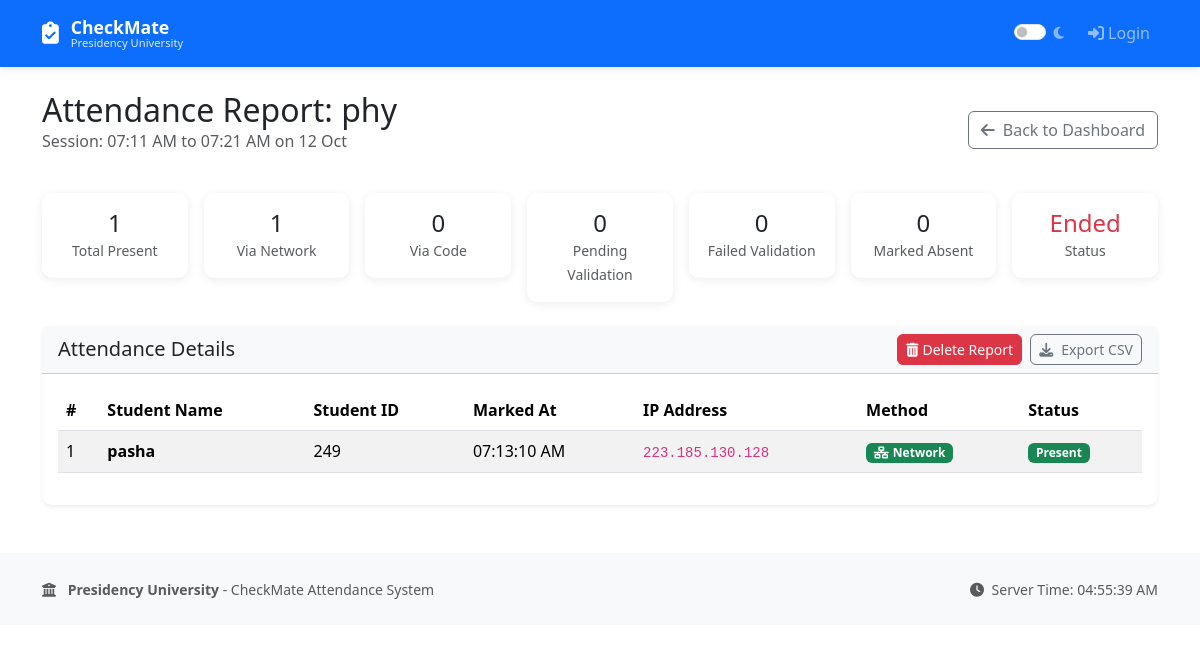
The page /view_attendance/25 (signed in) on the database its author committed.
### app.py (models this page shows)
class AttendanceSession(db.Model):
    id = db.Column(db.Integer, primary_key=True)
    teacher_id = db.Column(db.Integer, db.ForeignKey('user.id'), nullable=False)
    subject = db.Column(db.String(100), nullable=False)
    start_time = db.Column(db.DateTime, nullable=False, default=lambda: datetime.now(timezone.utc))
    end_time = db.Column(db.DateTime, nullable=False)
    is_active = db.Column(db.Boolean, default=True)
    allowed_ip_range = db.Column(db.String(50), nullable=False)
    emergency_code = db.Column(db.String(8), nullable=False)
    teacher = db.relationship('User', backref='sessions')
    class_section = db.Column(db.String(10), nullable=False)
    validation_end_time = db.Column(db.DateTime, nullable=True)
    is_marking_closed = db.Column(db.Boolean, default=False)
    is_completely_finished = db.Column(db.Boolean, default=False)

class Attendance(db.Model):
    id = db.Column(db.Integer, primary_key=True)
    session_id = db.Column(db.Integer, db.ForeignKey('attendance_session.id'), nullable=False)
    student_id = db.Column(db.Integer, db.ForeignKey('user.id'), nullable=False)
    marked_at = db.Column(db.DateTime, nullable=False, default=lambda: datetime.now(timezone.utc))
    ip_address = db.Column(db.String(45), nullable=False)
    method = db.Column(db.String(20), default='network')
    status = db.Column(db.String(20), default='pending')

class User(db.Model):
    id = db.Column(db.Integer, primary_key=True)
    username = db.Column(db.String(80), unique=True, nullable=False)
    password_hash = db.Column(db.String(200), nullable=False)
    role = db.Column(db.String(20), nullable=False)
    student_id = db.Column(db.String(20), unique=True, nullable=True)
    name = db.Column(db.String(100), nullable=False)
    email = db.Column(db.String(120), unique=True, nullable=True)
    class_section = db.Column(db.String(10), nullable=True)
    is_active = db.Column(db.Boolean, default=True)
    must_change_password = db.Column(db.Boolean, default=True)
    created_at = db.Column(db.DateTime, default=lambda: datetime.now(timezone.utc))
    last_login = db.Column(db.DateTime, nullable=True)
    subject = db.Column(db.String(100), nullable=True)
    device_id = db.Column(db.String(36), unique=True, nullable=True)
    device_name = db.Column(db.String(100), nullable=True)
    attendance_percentage = db.Column(db.Float, default=0.0)
    admin_remarks = db.Column(db.Text, nullable=True)
    face_id_enabled = db.Column(db.Boolean, default=True)
    has_face_registered = db.Column(db.Boolean, default=False)

### app.py (the view)
@app.route('/view_attendance/<int:session_id>')
@admin_teacher_required
def view_attendance(session_id):
    att_session = AttendanceSession.query.get_or_404(session_id)
    if session.get('role') == 'teacher' and att_session.teacher_id != session['user_id']:
        flash('You can only view your own sessions.', 'danger')
        return redirect(url_for('dashboard'))
    records = db.session.query(Attendance, User).join(User).filter(
        Attendance.session_id == session_id
    ).order_by(User.name).all()
    return render_template('view_attendance.html', session=att_session, records=records,
                         institution_name=app.config['INSTITUTION_NAME'])

### app.py (called while the page is built)
def make_timezone_aware(dt):
    if dt is None:
        return None
    if dt.tzinfo is None:
        return dt.replace(tzinfo=timezone.utc)
    return dt

def admin_teacher_required(f):
    @wraps(f)
    def decorated_function(*args, **kwargs):
        if session.get('role') not in ['teacher', 'admin']:
            flash('Access denied. Teacher or Admin privileges required.', 'danger')
            return redirect(url_for('dashboard'))
        return f(*args, **kwargs)
    return decorated_function

def convert_utc_to_local_time(utc_dt):
    if utc_dt is None:
        return ""
    aware_dt = make_timezone_aware(utc_dt)
    local_dt = aware_dt.astimezone(None)
    return local_dt.strftime('%I:%M:%S %p')

def convert_utc_to_local_time_short(utc_dt):
    if utc_dt is None:
        return ""
    aware_dt = make_timezone_aware(utc_dt)
    local_dt = aware_dt.astimezone(None)
    return local_dt.strftime('%I:%M %p')

def convert_utc_to_local_date_short(utc_dt):
    if utc_dt is None:
        return ""
    aware_dt = make_timezone_aware(utc_dt)
    local_dt = aware_dt.astimezone(None)
    return local_dt.strftime('%d %b')

@app.context_processor
def inject_config():
    return {
        'institution_name': app.config['INSTITUTION_NAME'],
        'institution_short': app.config['INSTITUTION_SHORT_NAME'],
        'utc_to_local_short': convert_utc_to_local_time_short,
        'utc_to_local_date': convert_utc_to_local_date_short,
        'utc_to_local_full': convert_utc_to_local_time,
        'utc_to_local_datetime': convert_utc_to_local_datetime_full,  # ADDED: New function
        'now': datetime.now,
    }

### templates/view_attendance.html (shortened to what this page needs)
{% extends "base.html" %} {% block title %}Attendance Report{% endblock %} {%
block content %}
<div class="d-flex justify-content-between align-items-center mb-4">
  <div>
    <h2 class="mb-0">Attendance Report: {{ session.subject }}</h2>
    <p class="text-muted">
      Session: {{ utc_to_local_short(session.start_time) }} to {{
      utc_to_local_short(session.end_time) }} on {{
      utc_to_local_date(session.start_time) }}
    </p>
  </div>
  <a href="{{ url_for('dashboard') }}" class="btn btn-outline-secondary">
    <i class="fas fa-arrow-left me-2"></i>Back to Dashboard
  </a>
</div>
<div class="row g-3 mb-4">
  <div class="col">
    <div class="card text-center">
      <div class="card-body">
        <h4 class="mb-0">
          {{ records|selectattr("0.status", "equalto", "present")|list|length }}
        </h4>
        <small class="text-muted">Total Present</small>
      </div>
    </div>
  </div>
  <div class="col">
    <div class="card text-center">
      <div class="card-body">
        <h4 class="mb-0">
          {{ records|selectattr("0.method", "equalto", "network")|list|length }}
        </h4>
        <small class="text-muted">Via Network</small>
      </div>
    </div>
  </div>
  <div class="col">
    <div class="card text-center">
      <div class="card-body">
        <h4 class="mb-0">
          {{ records|selectattr("0.method", "equalto",
          "emergency_code")|list|length }}
        </h4>
        <small class="text-muted">Via Code</small>
      </div>
    </div>
  </div>
  <div class="col">
    <div class="card text-center">
      <div class="card-body">
        <h4 class="mb-0">
          {{ records|selectattr("0.status", "equalto", "pending")|list|length }}
        </h4>
        <small class="text-muted">Pending Validation</small>
      </div>
    </div>
  </div>
  <div class="col">
    <div class="card text-center">
      <div class="card-body">
        <h4 class="mb-0">
          {{ records|selectattr("0.status", "equalto",
          "failed_validation")|list|length }}
        </h4>
        <small class="text-muted">Failed Validation</small>
      </div>
    </div>
  </div>
  <div class="col">
    <div class="card text-center">
      <div class="card-body">
        <h4 class="mb-0">
          {{ records|selectattr("0.status", "equalto", "absent")|list|length }}
        </h4>
        <small class="text-muted">Marked Absent</small>
      </div>
    </div>
  </div>
  <div class="col">
    <div class="card text-center">
      <div class="card-body">
        {% if session.is_active %}
        <h4 class="mb-0 text-success">Active</h4>
        <small class="text-muted">Status</small> {% else %}
        <h4 class="mb-0 text-danger">Ended</h4>
        <small class="text-muted">Status</small>
        {% endif %}
      </div>
    </div>
  </div>
</div>
<div class="card shadow-sm">
  <div
    class="card-header bg-light d-flex justify-content-between align-items-center"
  >
    <h5 class="mb-0">Attendance Details</h5>
    <div>
      <form
        method="POST"
        action="{{ url_for('delete_report', session_id=session.id) }}"
        class="d-inline me-1"
        onsubmit="return confirm('PERMANENTLY DELETE this report? This cannot be undone!')"
      >
        <button type="submit" class="btn btn-sm btn-danger">
          <i class="fas fa-trash-alt me-1"></i>Delete Report
        </button>
      </form>
      <button class="btn btn-sm btn-outline-secondary" onclick="exportToCSV()">
        <i class="fas fa-download me-2"></i>Export CSV
      </button>
    </div>
  </div>
  <div class="card-body">
    {% if records %}
    <div class="table-responsive">
      <table class="table table-striped table-hover" id="attendanceTable">
        <thead>
          <tr>
            <th>#</th>
            <th>Student Name</th>
            <th>Student ID</th>
            <th>Marked At</th>
            <th>IP Address</th>
            <th>Method</th>
            <th>Status</th>
          </tr>
        </thead>
        <tbody>
          {% for attendance, student in records %}
          <tr>
            <td>{{ loop.index }}</td>
            <td><strong>{{ student.name }}</strong></td>
            <td>{{ student.student_id }}</td>
            <td>{{ utc_to_local_full(attendance.marked_at) }}</td>
            <td><code>{{ attendance.ip_address }}</code></td>
            <td>
              {% if attendance.method == 'emergency_code' %}
              <span class="badge bg-danger"
                ><i class="fas fa-key me-1"></i>Emergency</span
              >
              {% else %}
              <span class="badge bg-success"
                ><i class="fas fa-network-wired me-1"></i>Network</span
              >
              {% endif %}
            </td>
            <td>
              {% if attendance.status == 'present' %}
              <span class="badge bg-success">Present</span>
              {% elif attendance.status == 'pending' %}
              <span class="badge bg-warning">Pending</span>
              {% elif attendance.status == 'failed_validation' %}
              <span class="badge bg-danger">Failed Validation</span>
              {% elif attendance.status == 'absent' %}
              <span class="badge bg-dark">Absent</span>
              {% endif %}
            </td>
          </tr>
          {% endfor %}
        </tbody>
      </table>
    </div>
    {% else %}
    <div class="text-center py-5">
      <h5 class="text-muted">
        No attendance has been marked for this session yet.
      </h5>
    </div>
    {% endif %}
  </div>
</div>
{% endblock %}

### templates/base.html (style rules this page uses)
body { transition: background-color 0.2s ease-in-out, color 0.2s ease-in-out; font-family: "Segoe UI", Tahoma, Geneva, Verdana, sans-serif; }
.card { border: none; box-shadow: 0 2px 10px rgba(0, 0, 0, 0.08); border-radius: 10px; transition: box-shadow 0.3s ease; }
.btn { border-radius: 6px; font-weight: 500; transition: all 0.2s ease-in-out; }
.table-responsive { will-change: transform; }

### rows shown on the page
AttendanceSession: subject "phy", start_time "07:11 AM", end_time "07:21 AM", start_time "12 Oct"
Attendance: name "pasha", student_id "249", marked_at "07:13:10 AM", ip_address "223.185.130.128", method "network" (drawn), status "Present"

### other values the page prints
{{ institution_name }} "Presidency University"
{{ records|selectattr("0.status", "equalto", "present")|list|length }} "1"
{{ records|selectattr("0.method", "equalto", "network")|list|length }} "1"
{{ records|selectattr("0.status", "equalto", "pending")|list|length }} "0"
{{ records|selectattr("0.status", "equalto", "absent")|list|length }} "0"
